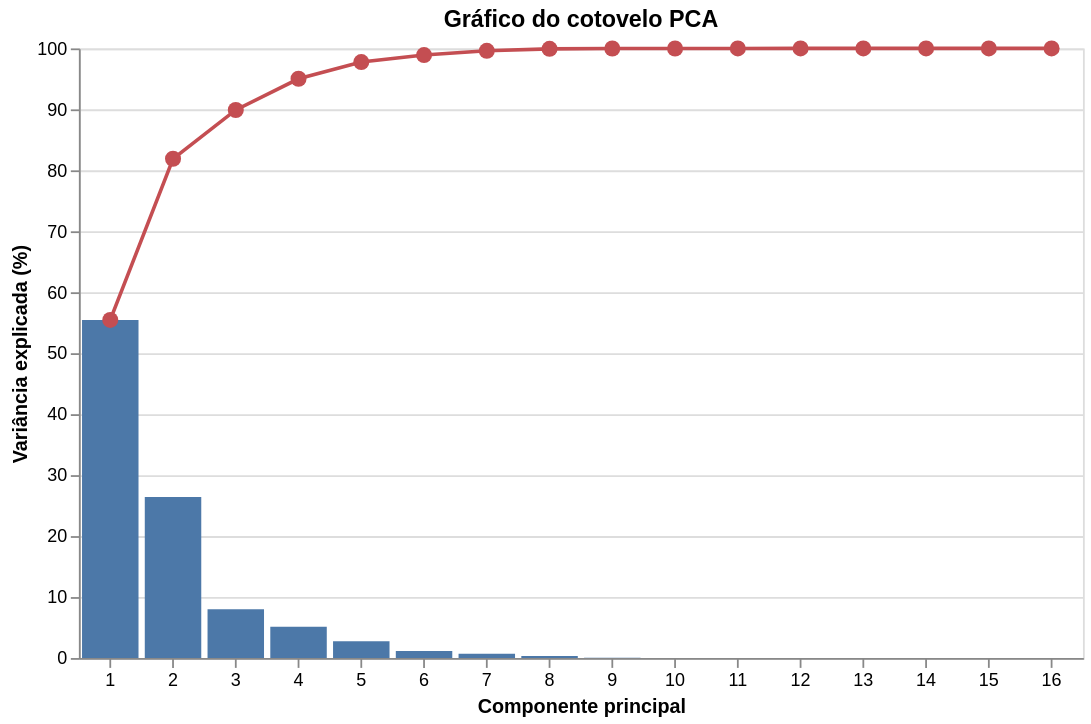

Notebook cell for this chart:
### Code cell
# Gráfico do cotovelo do PCA
display(pca_elbow_chart(var_exp_cls, var_acum_cls))

### Figure 1 — Vega-Lite specification as saved in the notebook (floating-point values rounded to 4 significant figures)
{"config": {"view": {"continuousWidth": 300, "continuousHeight": 300}}, "layer": [{"mark": {"type": "bar"}, "encoding": {"opacity": {"condition": {"param": "param_6", "value": 1.0}, "value": 0.4}, "tooltip": [{"field": "Componente", "title": "Componente", "type": "ordinal"}, {"field": "value", "format": ".2f", "title": "Variância Explicada (%)", "type": "quantitative"}], "x": {"axis": {"labelAngle": 0}, "field": "Componente", "title": "Componente principal", "type": "ordinal"}, "y": {"field": "value", "scale": {"domain": [0, 100]}, "title": "Variância explicada (%)", "type": "quantitative"}}, "name": "view_1", "transform": [{"filter": "(datum.attribute === 'Variância individual (%)')"}]}, {"mark": {"type": "line", "point": {"cursor": "pointer", "size": 80}}, "encoding": {"color": {"value": "#C44E52"}, "opacity": {"condition": {"param": "param_5", "value": 1.0}, "value": 0.4}, "tooltip": [{"field": "Componente", "title": "Componente", "type": "ordinal"}, {"field": "value", "format": ".2f", "title": "Variância Acumulada (%)", "type": "quantitative"}], "x": {"axis": {"labelAngle": 0}, "field": "Componente", "title": "Componente principal", "type": "ordinal"}, "y": {"field": "value", "scale": {"domain": [0, 100]}, "title": "Variância explicada (%)", "type": "quantitative"}}, "name": "view_2", "transform": [{"filter": "(datum.attribute === 'Variância acumulada (%)')"}]}], "data": {"name": "data-ee2417c9137769e9ebb32cc0653f01a0"}, "height": 340, "params": [{"name": "param_6", "select": {"type": "point", "on": "pointerdown"}, "views": ["view_1"]}, {"name": "param_5", "select": {"type": "point", "on": "pointerdown"}, "views": ["view_2"]}], "title": "Gráfico do cotovelo PCA", "width": 560, "$schema": "https://vega.github.io/schema/vega-lite/v5.20.1.json", "datasets": {"data-ee2417c9137769e9ebb32cc0653f01a0": [{"Componente": 1, "attribute": "Variância individual (%)", "value": 55.47}, {"Componente": 2, "attribute": "Variância individual (%)", "value": 26.43}, {"Componente": 3, "attribute": "Variância individual (%)", "value": 8.007}, {"Componente": 4, "attribute": "Variância individual (%)", "value": 5.114}, {"Componente": 5, "attribute": "Variância individual (%)", "value": 2.739}, {"Componente": 6, "attribute": "Variância individual (%)", "value": 1.15}, {"Componente": 7, "attribute": "Variância individual (%)", "value": 0.6977}, {"Componente": 8, "attribute": "Variância individual (%)", "value": 0.3251}, {"Componente": 9, "attribute": "Variância individual (%)", "value": 0.05163}, {"Componente": 10, "attribute": "Variância individual (%)", "value": 0.009087}, {"Componente": 11, "attribute": "Variância individual (%)", "value": 0.006589}, {"Componente": 12, "attribute": "Variância individual (%)", "value": 0.001837}, {"Componente": 13, "attribute": "Variância individual (%)", "value": 0.00093}, {"Componente": 14, "attribute": "Variância individual (%)", "value": 6.256e-05}, {"Componente": 15, "attribute": "Variância individual (%)", "value": 1.341e-05}, {"Componente": 16, "attribute": "Variância individual (%)", "value": 1.115e-05}, {"Componente": 1, "attribute": "Variância acumulada (%)", "value": 55.47}, {"Componente": 2, "attribute": "Variância acumulada (%)", "value": 81.9}, {"Componente": 3, "attribute": "Variância acumulada (%)", "value": 89.9}, {"Componente": 4, "attribute": "Variância acumulada (%)", "value": 95.02}, {"Componente": 5, "attribute": "Variância acumulada (%)", "value": 97.76}, {"Componente": 6, "attribute": "Variância acumulada (%)", "value": 98.91}, {"Componente": 7, "attribute": "Variância acumulada (%)", "value": 99.6}, {"Componente": 8, "attribute": "Variância acumulada (%)", "value": 99.93}, {"Componente": 9, "attribute": "Variância acumulada (%)", "value": 99.98}, {"Componente": 10, "attribute": "Variância acumulada (%)", "value": 99.99}, {"Componente": 11, "attribute": "Variância acumulada (%)", "value": 100.0}, {"Componente": 12, "attribute": "Variância acumulada (%)", "value": 100.0}, {"Componente": 13, "attribute": "Variância acumulada (%)", "value": 100.0}, {"Componente": 14, "attribute": "Variância acumulada (%)", "value": 100.0}, {"Componente": 15, "attribute": "Variância acumulada (%)", "value": 100.0}, {"Componente": 16, "attribute": "Variância acumulada (%)", "value": 100.0}]}}
